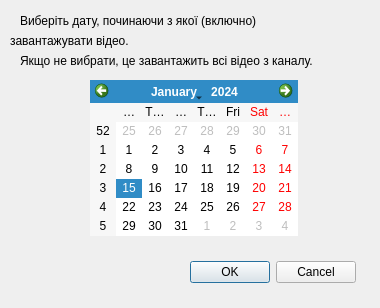
<?xml version="1.0" encoding="UTF-8"?>
<ui version="4.0">
 <class>Dialog</class>
 <widget class="QDialog" name="Dialog">
  <property name="geometry">
   <rect>
    <x>0</x>
    <y>0</y>
    <width>380</width>
    <height>308</height>
   </rect>
  </property>
  <property name="windowTitle">
   <string>Dialog</string>
  </property>
  <widget class="QDialogButtonBox" name="buttonBox">
   <property name="geometry">
    <rect>
     <x>190</x>
     <y>260</y>
     <width>166</width>
     <height>24</height>
    </rect>
   </property>
   <property name="orientation">
    <enum>Qt::Horizontal</enum>
   </property>
   <property name="standardButtons">
    <set>QDialogButtonBox::Cancel|QDialogButtonBox::Ok</set>
   </property>
  </widget>
  <widget class="QCalendarWidget" name="calendarWidget">
   <property name="geometry">
    <rect>
     <x>90</x>
     <y>80</y>
     <width>208</width>
     <height>156</height>
    </rect>
   </property>
  </widget>
  <widget class="QLabel" name="label">
   <property name="geometry">
    <rect>
     <x>20</x>
     <y>10</y>
     <width>351</width>
     <height>21</height>
    </rect>
   </property>
   <property name="text">
    <string>Виберіть дату, починаючи з якої (включно) </string>
   </property>
  </widget>
  <widget class="QLabel" name="label_2">
   <property name="geometry">
    <rect>
     <x>10</x>
     <y>30</y>
     <width>361</width>
     <height>21</height>
    </rect>
   </property>
   <property name="text">
    <string>завантажувати відео.</string>
   </property>
  </widget>
  <widget class="QLabel" name="label_3">
   <property name="geometry">
    <rect>
     <x>20</x>
     <y>50</y>
     <width>351</width>
     <height>21</height>
    </rect>
   </property>
   <property name="text">
    <string>Якщо не вибрати, це завантажить всі відео з каналу. </string>
   </property>
  </widget>
 </widget>
 <resources/>
 <connections>
  <connection>
   <sender>buttonBox</sender>
   <signal>accepted()</signal>
   <receiver>Dialog</receiver>
   <slot>accept()</slot>
   <hints>
    <hint type="sourcelabel">
     <x>248</x>
     <y>254</y>
    </hint>
    <hint type="destinationlabel">
     <x>157</x>
     <y>274</y>
    </hint>
   </hints>
  </connection>
  <connection>
   <sender>buttonBox</sender>
   <signal>rejected()</signal>
   <receiver>Dialog</receiver>
   <slot>reject()</slot>
   <hints>
    <hint type="sourcelabel">
     <x>316</x>
     <y>260</y>
    </hint>
    <hint type="destinationlabel">
     <x>286</x>
     <y>274</y>
    </hint>
   </hints>
  </connection>
 </connections>
</ui>
